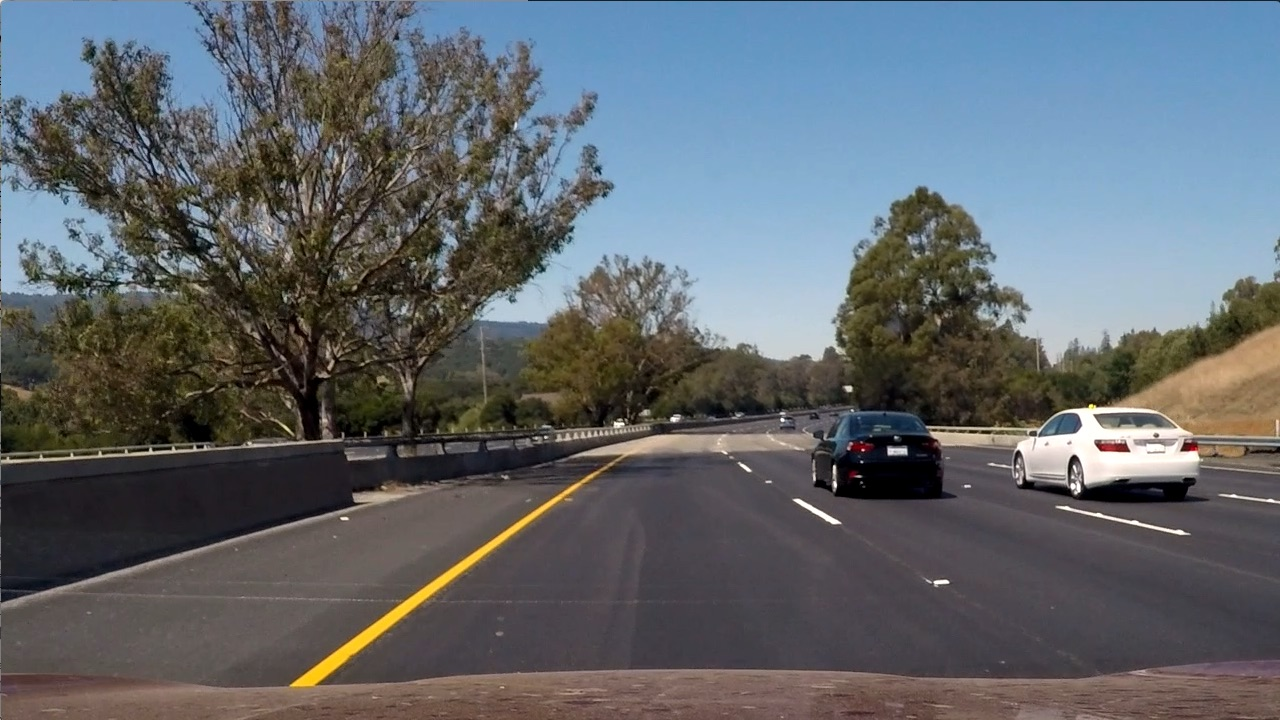
#> input picture test_images/test6.jpg, 1280 x 720 px
$ python distortion_correction.py
#> lines starting #> are read from the running program, lines starting #| are printed output that depends on the picture
import cv2
import pickle
import matplotlib.pyplot as plt
import matplotlib.image as mpimg

USE_PROJECT_DATA = True # Otherwise use other data

settings_source = "../pickle_files/calib_first_pass.pickle" if not USE_PROJECT_DATA else "../pickle_files/project_data/calib_first_pass.pickle"

print("Loading settings from " + settings_source)

data = pickle.load(open("../pickle_files/calib_first_pass.pickle","rb"))
#> (reads pickle_files/calib_first_pass.pickle from the repository)
calib_mtx = data['mtx_']
dist_coef = data['dist_']

test_img = cv2.imread('../test_images/test6.jpg')
#> test_img is the input picture: shape (720, 1280, 3); mean B, G, R 107.9, 102.6, 97
rgb_testimg = cv2.cvtColor(test_img, cv2.COLOR_BGR2RGB)
undistorted = cv2.undistort(rgb_testimg, calib_mtx, dist_coef, None, calib_mtx)
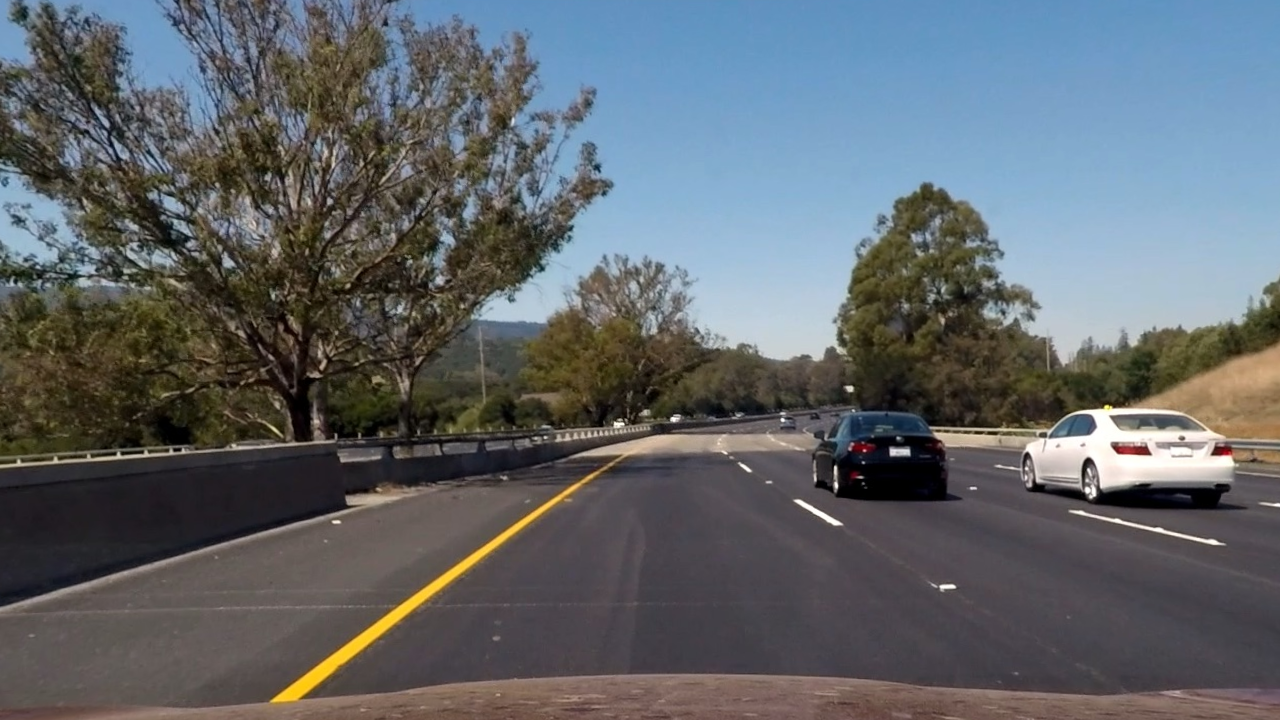
#> undistorted: shape (720, 1280, 3); mean R, G, B 96.4, 101.5, 106.1

f, (ax1, ax2) = plt.subplots(1, 2, figsize=(13,3))
f.tight_layout()
ax1.imshow(rgb_testimg)
ax1.set_title('Original image', fontsize=40)
ax2.imshow(undistorted)
ax2.set_title('Undistorted image', fontsize=40)
plt.subplots_adjust(left=0., right=1., top=0.9, bottom=0.)


plt.show()
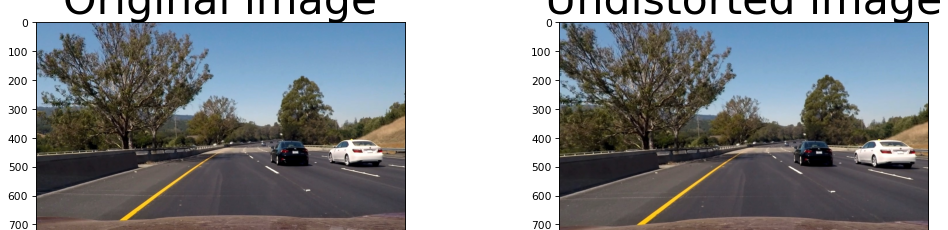
#> figure drawn by matplotlib, 2 panels
